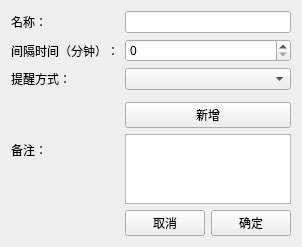
<?xml version="1.0" encoding="UTF-8"?>
<ui version="4.0">
 <class>settingwidget</class>
 <widget class="QWidget" name="settingwidget">
  <property name="geometry">
   <rect>
    <x>0</x>
    <y>0</y>
    <width>292</width>
    <height>240</height>
   </rect>
  </property>
  <property name="windowTitle">
   <string>Form</string>
  </property>
  <layout class="QVBoxLayout" name="verticalLayout_2">
   <item>
    <layout class="QFormLayout" name="formLayout">
     <item row="0" column="0">
      <widget class="QLabel" name="label_name">
       <property name="text">
        <string>名称：</string>
       </property>
      </widget>
     </item>
     <item row="0" column="1">
      <widget class="QLineEdit" name="lineEdit_name"/>
     </item>
     <item row="1" column="0">
      <widget class="QLabel" name="label_interal">
       <property name="text">
        <string>间隔时间（分钟）：</string>
       </property>
      </widget>
     </item>
     <item row="1" column="1">
      <widget class="QSpinBox" name="spinBox_interal"/>
     </item>
     <item row="2" column="0">
      <widget class="QLabel" name="label_alert">
       <property name="text">
        <string>提醒方式：</string>
       </property>
      </widget>
     </item>
     <item row="2" column="1">
      <widget class="QComboBox" name="comboBox_alert"/>
     </item>
     <item row="3" column="1">
      <layout class="QVBoxLayout" name="verticalLayout"/>
     </item>
     <item row="4" column="1">
      <widget class="QPushButton" name="pushButton_add">
       <property name="text">
        <string>新增</string>
       </property>
      </widget>
     </item>
     <item row="5" column="0">
      <widget class="QLabel" name="label_content">
       <property name="text">
        <string>备注：</string>
       </property>
      </widget>
     </item>
     <item row="5" column="1">
      <widget class="QPlainTextEdit" name="plainTextEdit_content"/>
     </item>
     <item row="6" column="1">
      <layout class="QHBoxLayout" name="horizontalLayout">
       <item>
        <widget class="QPushButton" name="pushButton_cancel">
         <property name="text">
          <string>取消</string>
         </property>
        </widget>
       </item>
       <item>
        <widget class="QPushButton" name="pushButton_sure">
         <property name="text">
          <string>确定</string>
         </property>
        </widget>
       </item>
      </layout>
     </item>
    </layout>
   </item>
  </layout>
 </widget>
 <resources/>
 <connections/>
</ui>
